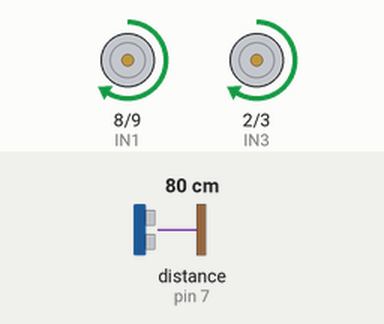
This sketch was run on a simulated Arduino Uno, built with avr-gcc and run on an emulated ATmega328P. On the bench: motor-driver pin pairs drawn as motors (green arrow = first pin HIGH = forward, orange = second pin HIGH = backward, longer = more drive, scaled by the enable pin). Wiring (inferred from the names in the program): ultrasonic range finder: trigger pin 6; echo pin 7. Inputs (shaded band) come from the test bench; at power-on: distance to the obstacle (sensor on pin 7) 80 cm. The echo pulse lasts 58.3 µs per cm.

Above: at 1.2 s.
1.3 s: distance to the obstacle (sensor on pin 7) set to 28 cm
2.8 s: distance to the obstacle (sensor on pin 7) set to 23 cm
At 3.03 s:
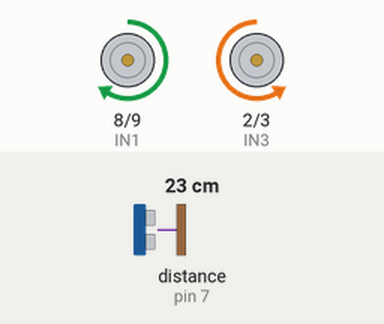
5.8 s: distance to the obstacle (sensor on pin 7) set to 12 cm
8.8 s: distance to the obstacle (sensor on pin 7) set to 9 cm
At 9.18 s:
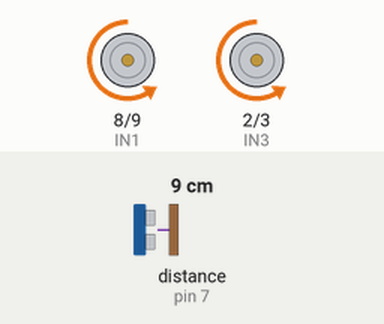
11.8 s: distance to the obstacle (sensor on pin 7) set to 18 cm
At 12.66 s:
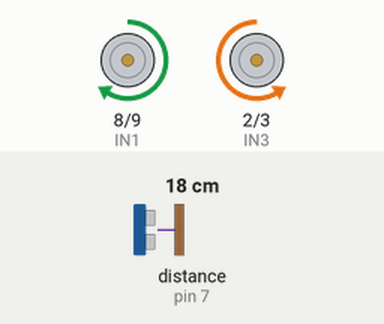
14.8 s: distance to the obstacle (sensor on pin 7) set to 2 cm
Timing chart, 0 to 18.8 s (numbered marks = the images above; inputs shaded):
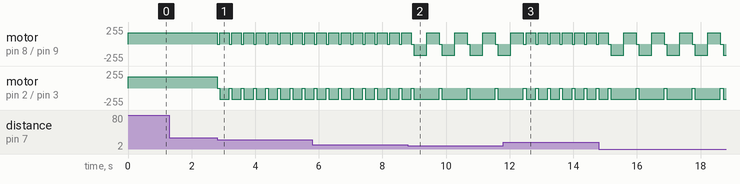

Measured:
- the behaviour switches between 26 and 25 cm on distance to the obstacle (sensor on pin 7) (found by bisection; images 0 and 1)
- the behaviour switches between 11 and 10 cm on distance to the obstacle (sensor on pin 7) (found by bisection; images 1 and 2)
- after the input at 1.3 s, every drawn part: stays the same
- after the input at 2.8 s, motor on pin 8 (IN1) / pin 9 (IN2): alternates forward 170/255 for 0.30 s and stopped for 0.08 s, starting at once; motor on pin 2 (IN3) / pin 3 (IN4): alternates backward 170/255 for 0.30 s and stopped for 0.08 s, starting at once
- after the input at 8.8 s, motor on pin 2 (IN3) / pin 3 (IN4): alternates backward 170/255 for 0.80 s and stopped for 0.08 s, starting after 0.99 s
- after the input at 11.8 s, motor on pin 2 (IN3) / pin 3 (IN4): alternates backward 170/255 for 0.30 s and stopped for 0.08 s, starting after 1.0 s

The sketch:

hcsr04_hareket_deneme.ino
```cpp
#define ENA 10
#define ENB 11
#define IN1 8
#define IN2 9
#define IN3 2
#define IN4 3

#define trigPin 6
#define echoPin 7

int hiz = 170;

#define guvenli_mesafe 25
#define riskli_mesafe 10

float mesafe;

void setup() {
  pinMode(ENA, OUTPUT);
  pinMode(ENB, OUTPUT);
  pinMode(IN1, OUTPUT);
  pinMode(IN2, OUTPUT);
  pinMode(IN3, OUTPUT);
  pinMode(IN4, OUTPUT);

  pinMode(trigPin, OUTPUT);
  pinMode(echoPin, INPUT);

  dur();
}

float olcMesafe() {
  long sure;

  digitalWrite(trigPin, LOW);
  delayMicroseconds(2);

  digitalWrite(trigPin, HIGH);
  delayMicroseconds(10);
  digitalWrite(trigPin, LOW);

  sure = pulseIn(echoPin, HIGH, 30000); // timeout eklendi

  if (sure == 0) return 999; // ölçüm yoksa güvenli uzaklık

  return sure * 0.0343 / 2;
}

void ileri(int hiz) {
  analogWrite(ENA, hiz);
  analogWrite(ENB, hiz);

  digitalWrite(IN1, HIGH);
  digitalWrite(IN2, LOW);
  digitalWrite(IN3, HIGH);
  digitalWrite(IN4, LOW);
}

void geri(int hiz) {
  analogWrite(ENA, hiz);
  analogWrite(ENB, hiz);

  digitalWrite(IN1, LOW);
  digitalWrite(IN2, HIGH);
  digitalWrite(IN3, LOW);
  digitalWrite(IN4, HIGH);
}

void sag(int hiz) {
  analogWrite(ENA, hiz);
  analogWrite(ENB, hiz);

  digitalWrite(IN1, HIGH);
  digitalWrite(IN2, LOW);
  digitalWrite(IN3, LOW);
  digitalWrite(IN4, HIGH);
}

void sol(int hiz) {
  analogWrite(ENA, hiz);
  analogWrite(ENB, hiz);

  digitalWrite(IN1, LOW);
  digitalWrite(IN2, HIGH);
  digitalWrite(IN3, HIGH);
  digitalWrite(IN4, LOW);
}

void dur() {
  analogWrite(ENA, 0);
  analogWrite(ENB, 0);

  digitalWrite(IN1, LOW);
  digitalWrite(IN2, LOW);
  digitalWrite(IN3, LOW);
  digitalWrite(IN4, LOW);
}

void loop() {

  mesafe = olcMesafe();

  if (mesafe > guvenli_mesafe) {
    ileri(hiz);
  }

  else if (mesafe > riskli_mesafe) {
    dur();
    delay(80);

    sag(hiz);
    delay(300);
  }

  else {
    dur();
    delay(80);

    geri(hiz);
    delay(400);

    sag(hiz);
    delay(400);
  }
}
```
